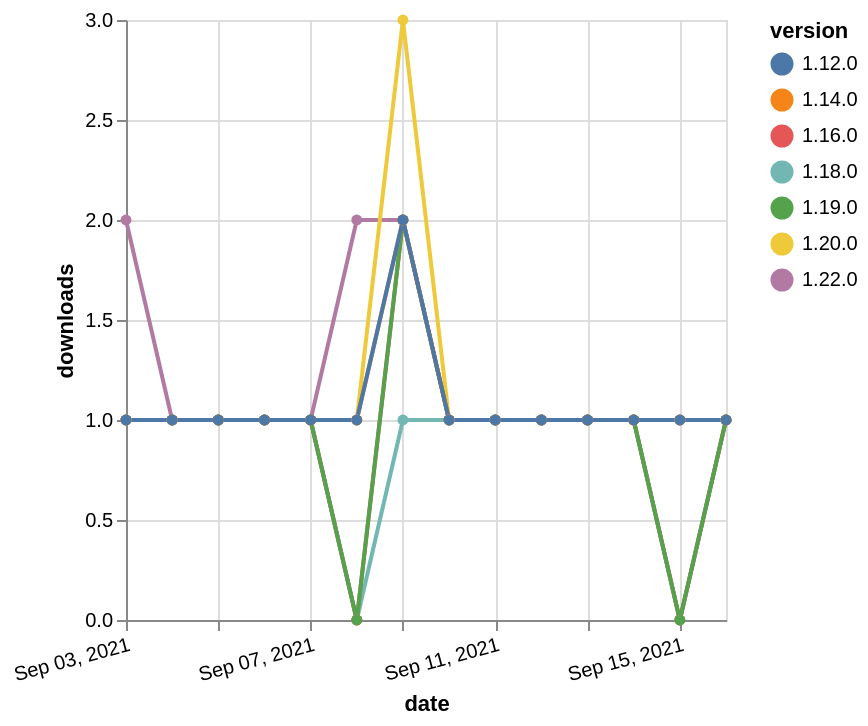

Write the Vega-Lite specification saved for this chart.
### Vega-Lite specification from a JSON file in a GitHub repository (floating-point values rounded to 4 significant figures)
{"$schema": "https://vega.github.io/schema/vega-lite/v5.json", "description": "A simple bar chart with embedded data.", "data": {"values": [{"date": "2021-09-03", "total": 144, "delta": 1, "version": "1.18.0"}, {"date": "2021-09-04", "total": 145, "delta": 1, "version": "1.18.0"}, {"date": "2021-09-05", "total": 146, "delta": 1, "version": "1.18.0"}, {"date": "2021-09-06", "total": 147, "delta": 1, "version": "1.18.0"}, {"date": "2021-09-07", "total": 148, "delta": 1, "version": "1.18.0"}, {"date": "2021-09-08", "total": 148, "delta": 0, "version": "1.18.0"}, {"date": "2021-09-09", "total": 149, "delta": 1, "version": "1.18.0"}, {"date": "2021-09-10", "total": 150, "delta": 1, "version": "1.18.0"}, {"date": "2021-09-11", "total": 151, "delta": 1, "version": "1.18.0"}, {"date": "2021-09-12", "total": 152, "delta": 1, "version": "1.18.0"}, {"date": "2021-09-13", "total": 153, "delta": 1, "version": "1.18.0"}, {"date": "2021-09-14", "total": 154, "delta": 1, "version": "1.18.0"}, {"date": "2021-09-15", "total": 154, "delta": 0, "version": "1.18.0"}, {"date": "2021-09-16", "total": 155, "delta": 1, "version": "1.18.0"}, {"date": "2021-09-03", "total": 119, "delta": 2, "version": "1.22.0"}, {"date": "2021-09-04", "total": 120, "delta": 1, "version": "1.22.0"}, {"date": "2021-09-05", "total": 121, "delta": 1, "version": "1.22.0"}, {"date": "2021-09-06", "total": 122, "delta": 1, "version": "1.22.0"}, {"date": "2021-09-07", "total": 123, "delta": 1, "version": "1.22.0"}, {"date": "2021-09-08", "total": 125, "delta": 2, "version": "1.22.0"}, {"date": "2021-09-09", "total": 127, "delta": 2, "version": "1.22.0"}, {"date": "2021-09-10", "total": 128, "delta": 1, "version": "1.22.0"}, {"date": "2021-09-11", "total": 129, "delta": 1, "version": "1.22.0"}, {"date": "2021-09-12", "total": 130, "delta": 1, "version": "1.22.0"}, {"date": "2021-09-13", "total": 131, "delta": 1, "version": "1.22.0"}, {"date": "2021-09-14", "total": 132, "delta": 1, "version": "1.22.0"}, {"date": "2021-09-15", "total": 133, "delta": 1, "version": "1.22.0"}, {"date": "2021-09-16", "total": 134, "delta": 1, "version": "1.22.0"}, {"date": "2021-09-03", "total": 161, "delta": 1, "version": "1.20.0"}, {"date": "2021-09-04", "total": 162, "delta": 1, "version": "1.20.0"}, {"date": "2021-09-05", "total": 163, "delta": 1, "version": "1.20.0"}, {"date": "2021-09-06", "total": 164, "delta": 1, "version": "1.20.0"}, {"date": "2021-09-07", "total": 165, "delta": 1, "version": "1.20.0"}, {"date": "2021-09-08", "total": 166, "delta": 1, "version": "1.20.0"}, {"date": "2021-09-09", "total": 169, "delta": 3, "version": "1.20.0"}, {"date": "2021-09-10", "total": 170, "delta": 1, "version": "1.20.0"}, {"date": "2021-09-11", "total": 171, "delta": 1, "version": "1.20.0"}, {"date": "2021-09-12", "total": 172, "delta": 1, "version": "1.20.0"}, {"date": "2021-09-13", "total": 173, "delta": 1, "version": "1.20.0"}, {"date": "2021-09-14", "total": 174, "delta": 1, "version": "1.20.0"}, {"date": "2021-09-15", "total": 175, "delta": 1, "version": "1.20.0"}, {"date": "2021-09-16", "total": 176, "delta": 1, "version": "1.20.0"}, {"date": "2021-09-03", "total": 165, "delta": 1, "version": "1.16.0"}, {"date": "2021-09-04", "total": 166, "delta": 1, "version": "1.16.0"}, {"date": "2021-09-05", "total": 167, "delta": 1, "version": "1.16.0"}, {"date": "2021-09-06", "total": 168, "delta": 1, "version": "1.16.0"}, {"date": "2021-09-07", "total": 169, "delta": 1, "version": "1.16.0"}, {"date": "2021-09-08", "total": 169, "delta": 0, "version": "1.16.0"}, {"date": "2021-09-09", "total": 171, "delta": 2, "version": "1.16.0"}, {"date": "2021-09-10", "total": 172, "delta": 1, "version": "1.16.0"}, {"date": "2021-09-11", "total": 173, "delta": 1, "version": "1.16.0"}, {"date": "2021-09-12", "total": 174, "delta": 1, "version": "1.16.0"}, {"date": "2021-09-13", "total": 175, "delta": 1, "version": "1.16.0"}, {"date": "2021-09-14", "total": 176, "delta": 1, "version": "1.16.0"}, {"date": "2021-09-15", "total": 176, "delta": 0, "version": "1.16.0"}, {"date": "2021-09-16", "total": 177, "delta": 1, "version": "1.16.0"}, {"date": "2021-09-03", "total": 133, "delta": 1, "version": "1.19.0"}, {"date": "2021-09-04", "total": 134, "delta": 1, "version": "1.19.0"}, {"date": "2021-09-05", "total": 135, "delta": 1, "version": "1.19.0"}, {"date": "2021-09-06", "total": 136, "delta": 1, "version": "1.19.0"}, {"date": "2021-09-07", "total": 137, "delta": 1, "version": "1.19.0"}, {"date": "2021-09-08", "total": 137, "delta": 0, "version": "1.19.0"}, {"date": "2021-09-09", "total": 139, "delta": 2, "version": "1.19.0"}, {"date": "2021-09-10", "total": 140, "delta": 1, "version": "1.19.0"}, {"date": "2021-09-11", "total": 141, "delta": 1, "version": "1.19.0"}, {"date": "2021-09-12", "total": 142, "delta": 1, "version": "1.19.0"}, {"date": "2021-09-13", "total": 143, "delta": 1, "version": "1.19.0"}, {"date": "2021-09-14", "total": 144, "delta": 1, "version": "1.19.0"}, {"date": "2021-09-15", "total": 144, "delta": 0, "version": "1.19.0"}, {"date": "2021-09-16", "total": 145, "delta": 1, "version": "1.19.0"}, {"date": "2021-09-03", "total": 285, "delta": 1, "version": "1.14.0"}, {"date": "2021-09-04", "total": 286, "delta": 1, "version": "1.14.0"}, {"date": "2021-09-05", "total": 287, "delta": 1, "version": "1.14.0"}, {"date": "2021-09-06", "total": 288, "delta": 1, "version": "1.14.0"}, {"date": "2021-09-07", "total": 289, "delta": 1, "version": "1.14.0"}, {"date": "2021-09-08", "total": 290, "delta": 1, "version": "1.14.0"}, {"date": "2021-09-09", "total": 292, "delta": 2, "version": "1.14.0"}, {"date": "2021-09-10", "total": 293, "delta": 1, "version": "1.14.0"}, {"date": "2021-09-11", "total": 294, "delta": 1, "version": "1.14.0"}, {"date": "2021-09-12", "total": 295, "delta": 1, "version": "1.14.0"}, {"date": "2021-09-13", "total": 296, "delta": 1, "version": "1.14.0"}, {"date": "2021-09-14", "total": 297, "delta": 1, "version": "1.14.0"}, {"date": "2021-09-15", "total": 298, "delta": 1, "version": "1.14.0"}, {"date": "2021-09-16", "total": 299, "delta": 1, "version": "1.14.0"}, {"date": "2021-09-03", "total": 212, "delta": 1, "version": "1.12.0"}, {"date": "2021-09-04", "total": 213, "delta": 1, "version": "1.12.0"}, {"date": "2021-09-05", "total": 214, "delta": 1, "version": "1.12.0"}, {"date": "2021-09-06", "total": 215, "delta": 1, "version": "1.12.0"}, {"date": "2021-09-07", "total": 216, "delta": 1, "version": "1.12.0"}, {"date": "2021-09-08", "total": 217, "delta": 1, "version": "1.12.0"}, {"date": "2021-09-09", "total": 219, "delta": 2, "version": "1.12.0"}, {"date": "2021-09-10", "total": 220, "delta": 1, "version": "1.12.0"}, {"date": "2021-09-11", "total": 221, "delta": 1, "version": "1.12.0"}, {"date": "2021-09-12", "total": 222, "delta": 1, "version": "1.12.0"}, {"date": "2021-09-13", "total": 223, "delta": 1, "version": "1.12.0"}, {"date": "2021-09-14", "total": 224, "delta": 1, "version": "1.12.0"}, {"date": "2021-09-15", "total": 225, "delta": 1, "version": "1.12.0"}, {"date": "2021-09-16", "total": 226, "delta": 1, "version": "1.12.0"}]}, "width": "container", "mark": {"type": "line", "point": {"filled": true}}, "encoding": {"x": {"field": "date", "type": "temporal", "timeUnit": "yearmonthdate", "title": "date", "axis": {"labelAngle": -15}}, "y": {"field": "delta", "type": "quantitative", "title": "downloads"}, "color": {"field": "version", "type": "nominal"}, "tooltip": {"field": "delta"}}}
